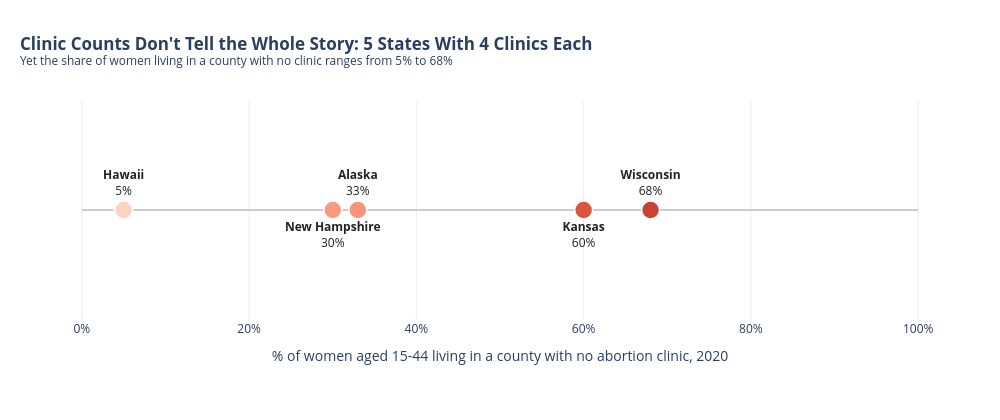

Notebook code for this chart:
### Code cell
# VISUALIZATION 3
import pandas as pd
import plotly.graph_objects as go

FILE = "GuttmacherInstituteAbortionDataByState.xlsx"
CLINICS  = "No. of abortion clinics, 2020"
NOCLINIC = "% of women aged 15-44 living in a county without a clinic, 2020"

df = pd.read_excel(FILE, sheet_name="Guttmacher").rename(columns={"U.S. State": "state"})
df[CLINICS] = pd.to_numeric(df[CLINICS], errors="coerce")
df[NOCLINIC] = pd.to_numeric(df[NOCLINIC], errors="coerce")

d = df[df[CLINICS] == 4].sort_values(NOCLINIC).copy()

# Alternate labels above/below the line so close points (NH 30, AK 33) don't collide
d["pos"] = ["top center" if i % 2 == 0 else "bottom center" for i in range(len(d))]

fig = go.Figure()

# Baseline
fig.add_trace(go.Scatter(
    x=[0, 100], y=[0, 0], mode="lines",
    line=dict(color="#cccccc", width=2), hoverinfo="skip", showlegend=False,
))

# One dot per state, colored on the same red scale as your map
fig.add_trace(go.Scatter(
    x=d[NOCLINIC], y=[0] * len(d), mode="markers+text",
    text=[f"<b>{s}</b><br>{v:.0f}%" for s, v in zip(d["state"], d[NOCLINIC])],
    textposition=d["pos"],
    textfont=dict(size=12, color="#222222"),
    marker=dict(size=18, color=d[NOCLINIC], colorscale=["#fde0d2", "#fb6a4a", "#67000d"],
                cmin=0, cmax=100, line=dict(color="white", width=1.5)),
    hovertemplate="<b>%{customdata}</b><br>%{x} without a clinic in their county<extra></extra>",
    customdata=d["state"], showlegend=False,
))

fig.update_layout(
    title=dict(
    text="<b>Clinic Counts Don't Tell the Whole Story: 5 States With 4 Clinics Each</b>"
         "<br><sup>Yet the share of women living in a county with no clinic ranges from 5% to 68%</sup>",
    x=0.02, xanchor="left",
),
    xaxis=dict(title="% of women aged 15-44 living in a county with no abortion clinic, 2020",
           range=[-5, 105], ticksuffix="%", showgrid=True, gridcolor="#eeeeee", zeroline=False),
    yaxis=dict(visible=False, range=[-1, 1]),
    plot_bgcolor="white",
    margin=dict(l=40, r=40, t=100, b=100),
    width=1000, height=420,
)

fig.show()

### Figure 1 — Plotly figure (JSON) as saved in the notebook; plotly's stock layout.template omitted (floating-point values rounded to 4 significant figures)
{"data": [{"hoverinfo": "skip", "line": {"color": "#cccccc", "width": 2}, "mode": "lines", "showlegend": false, "type": "scatter", "x": [0, 100], "y": [0, 0]}, {"customdata": ["Hawaii", "New Hampshire", "Alaska", "Kansas", "Wisconsin"], "hovertemplate": "<b>%{customdata}</b><br>%{x} without a clinic in their county<extra></extra>", "marker": {"cmax": 100, "cmin": 0, "color": [5, 30, 33, 60, 68], "colorscale": [[0, "#fde0d2"], [0.5, "#fb6a4a"], [1, "#67000d"]], "line": {"color": "white", "width": 1.5}, "size": 18}, "mode": "markers+text", "showlegend": false, "text": ["<b>Hawaii</b><br>5%", "<b>New Hampshire</b><br>30%", "<b>Alaska</b><br>33%", "<b>Kansas</b><br>60%", "<b>Wisconsin</b><br>68%"], "textfont": {"color": "#222222", "size": 12}, "textposition": ["top center", "bottom center", "top center", "bottom center", "top center"], "type": "scatter", "x": [5, 30, 33, 60, 68], "y": [0, 0, 0, 0, 0]}], "layout": {"height": 420, "margin": {"b": 100, "l": 40, "r": 40, "t": 100}, "plot_bgcolor": "white", "title": {"text": "<b>Clinic Counts Don't Tell the Whole Story: 5 States With 4 Clinics Each</b><br><sup>Yet the share of women living in a county with no clinic ranges from 5% to 68%</sup>", "x": 0.02, "xanchor": "left"}, "width": 1000, "xaxis": {"gridcolor": "#eeeeee", "range": [-5, 105], "showgrid": true, "ticksuffix": "%", "title": {"text": "% of women aged 15-44 living in a county with no abortion clinic, 2020"}, "zeroline": false}, "yaxis": {"range": [-1, 1], "visible": false}}}
